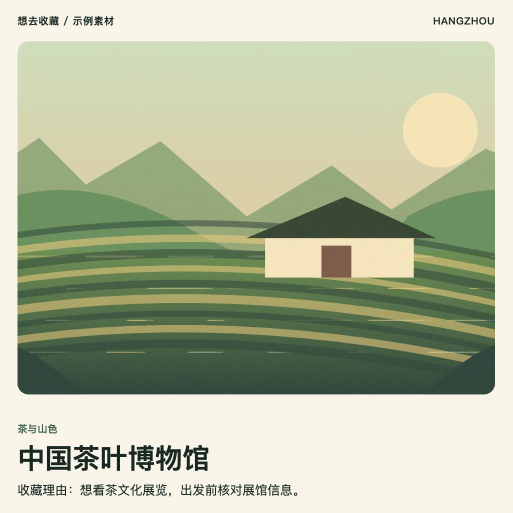
#> input picture examples/hangzhou/tea-museum.webp, 1025 x 1025 px (shown at 1/2 size)
$ python prepare_display_image.py ../../examples/hangzhou/tea-museum.webp out.png
#> lines starting #> are read from the running program, lines starting #| are printed output that depends on the picture
#!/usr/bin/env python3
"""Create a photo-first 4:3 display crop from a customer screenshot.

The original screenshot remains untouched. Candidate windows are scored for
photographic texture and colour diversity so social captions and text slides do
not become a place card's main image.
"""

from __future__ import annotations

import argparse
import csv
import json
import math
import os
import re
import shutil
import stat
import subprocess
import sys
import tempfile
import time
from pathlib import Path


DEFAULT_ASPECT = 4 / 3
DEFAULT_MIN_PHOTO_SCORE = 0.45
ROLLBACK_STALE_SECONDS = 60 * 60
ROLLBACK_REMOVE_ATTEMPTS = 3


# [15 lines left out: function windows_current_user_sid, not called in this run]


def apply_and_verify_windows_private_acl(path: Path, sid: str, directory: bool = False) -> bool:
    from windows_acl import apply_private_acl
    return apply_private_acl(path, sid, directory)


def restrict_path_to_current_user(path: Path, directory: bool = False) -> None:
    if sys.platform.startswith("win"):
        sid = windows_current_user_sid()
        try:
            if not apply_and_verify_windows_private_acl(path, sid, directory):
                raise PermissionError("PRIVATE_PERMISSION_ENFORCEMENT_FAILED")
        except subprocess.SubprocessError as error:
            raise PermissionError("PRIVATE_PERMISSION_ENFORCEMENT_FAILED") from error
        return
    expected = 0o700 if directory else 0o600
    try:
        path.chmod(expected)
        actual = stat.S_IMODE(path.stat().st_mode)
    except OSError as error:
        raise PermissionError("PRIVATE_PERMISSION_ENFORCEMENT_FAILED") from error
    if actual != expected:
        raise PermissionError("PRIVATE_PERMISSION_ENFORCEMENT_FAILED")


def fsync_directory(path: Path) -> None:
    try:
        descriptor = os.open(str(path), os.O_RDONLY)
    except OSError:
        return
    try:
        os.fsync(descriptor)
    except OSError:
        pass
    finally:
        os.close(descriptor)


# [32 lines left out: function secure_remove_rollback, not called in this run]


def cleanup_stale_rollbacks(parent: Path, target_name: str) -> None:
    """Clean private, target-specific rollback files old enough not to be active."""
    prefix = f".{target_name}."
    now = time.time()
    for candidate in parent.iterdir():
        if not candidate.name.startswith(prefix) or not candidate.name.endswith(".rollback"):
            continue
        if candidate.is_symlink():
            secure_remove_rollback(candidate)
            continue
        restrict_path_to_current_user(candidate)
        try:
            age = now - candidate.stat().st_mtime
        except OSError as error:
            raise PermissionError("PRIVATE_ROLLBACK_CLEANUP_FAILED") from error
        if age >= ROLLBACK_STALE_SECONDS:
            secure_remove_rollback(candidate)


# [5 lines left out: function cli_locale, not called in this run]


class LocalizedArgumentParser(argparse.ArgumentParser):
    # [20 lines left out: functions error, parse_aspect, not called in this run]


def evenly_spaced(limit: int, count: int = 9) -> list[int]:
    if limit <= 0:
        return [0]
    return sorted({round(limit * index / (count - 1)) for index in range(count)})


def candidate_boxes(width: int, height: int, aspect: float) -> list[tuple[int, int, int, int]]:
    max_width = min(width, round(height * aspect))
    boxes: set[tuple[int, int, int, int]] = set()
    for scale in (1.0, 0.84, 0.68, 0.55):
        crop_width = max(64, min(width, round(max_width * scale)))
        crop_height = max(48, min(height, round(crop_width / aspect)))
        crop_width = max(1, min(width, round(crop_height * aspect)))
        for left in evenly_spaced(width - crop_width, 7):
            for top in evenly_spaced(height - crop_height, 11):
                boxes.add((left, top, left + crop_width, top + crop_height))
    return sorted(boxes)


def photographic_score(image) -> float:
    from PIL import ImageFilter, ImageStat

    sample = image.convert("RGB")
    sample.thumbnail((128, 96))
    pixel_count = max(1, sample.width * sample.height)

    quantized = sample.quantize(colors=24)
    palette_counts = [
        count for count, _colour in (quantized.getcolors(pixel_count) or [])
    ]
    dominant_share = max(palette_counts, default=pixel_count) / pixel_count
    top_four_share = sum(sorted(palette_counts, reverse=True)[:4]) / pixel_count
    diversity = min(1.0, max(0.0, (1.0 - dominant_share) / 0.70))

    gray = sample.convert("L")
    entropy = min(1.0, gray.entropy() / 7.5)
    contrast = min(1.0, ImageStat.Stat(gray).stddev[0] / 64.0)
    saturation_channel = sample.convert("HSV").getchannel("S")
    saturation = min(1.0, ImageStat.Stat(saturation_channel).mean[0] / 96.0)
    edge_image = gray.filter(ImageFilter.FIND_EDGES)
    edge_strength = min(1.0, ImageStat.Stat(edge_image).mean[0] / 48.0)
    rgb_reader = getattr(sample, "get_flattened_data", sample.getdata)
    rgb_pixels = list(rgb_reader())
    neutral_share = sum(max(pixel) - min(pixel) < 12 for pixel in rgb_pixels) / pixel_count
    black_or_white_share = sum(
        max(pixel) < 45 or min(pixel) > 225 for pixel in rgb_pixels
    ) / pixel_count
    edge_reader = getattr(edge_image, "get_flattened_data", edge_image.getdata)
    edge_pixels = list(edge_reader())
    row_means = [
        sum(edge_pixels[offset:offset + sample.width]) / sample.width
        for offset in range(0, len(edge_pixels), sample.width)
    ]
    row_mean = sum(row_means) / max(1, len(row_means))
    row_variance = sum((value - row_mean) ** 2 for value in row_means) / max(1, len(row_means))
    row_edge_cv = math.sqrt(row_variance) / max(1.0, row_mean)

    score = (
        0.30 * diversity
        + 0.20 * entropy
        + 0.18 * contrast
        + 0.20 * saturation
        + 0.12 * edge_strength
    )
    if dominant_share > 0.55:
        score -= (dominant_share - 0.55) * 0.90
    if saturation < 0.04 and dominant_share > 0.45:
        score -= 0.10
    if top_four_share > 0.48:
        score -= min(0.55, (top_four_share - 0.48) / 0.52 * 0.55)
    if neutral_share > 0.58:
        neutral_penalty = (neutral_share - 0.58) / 0.42
        score -= min(0.72, neutral_penalty * min(1.0, black_or_white_share / 0.45) * 0.72)
    if row_edge_cv > 0.65:
        score -= min(0.30, (row_edge_cv - 0.65) * 0.65)
    return max(0.0, min(1.0, score))


def best_crop(source, aspect: float) -> tuple[tuple[int, int, int, int], float]:
    width, height = source.size
    best_box = (0, 0, width, height)
    best_score = -1.0
    for box in candidate_boxes(width, height, aspect):
        score = photographic_score(source.crop(box))
        # A small upper-screen preference breaks near-ties without hard-coding
        # a platform-specific y offset. Users may have scrolled before capture.
        centre_x = (box[0] + box[2]) / 2 / width
        centre_y = (box[1] + box[3]) / 2 / height
        score += max(0.0, 0.05 * (1.0 - abs(centre_x - 0.5) * 2.0))
        score += max(0.0, 0.02 * (1.0 - centre_y))
        area_ratio = ((box[2] - box[0]) * (box[3] - box[1])) / (width * height)
        score += 0.04 * math.sqrt(area_ratio)
        if score > best_score:
            best_box = box
            best_score = score
    return best_box, max(0.0, min(1.0, best_score))


def prepare_display_image(
    input_path: str,
    output_path: str,
    aspect: float = DEFAULT_ASPECT,
    min_photo_score: float = DEFAULT_MIN_PHOTO_SCORE,
) -> dict[str, object]:
#> called with input_path = '../../examples/hangzhou/tea-museum.webp', output_path = 'out.png', aspect = 1.33, min_photo_score = 0.45
    try:
        from PIL import Image
    except ImportError as exc:
        raise RuntimeError("PILLOW_REQUIRED") from exc

    with Image.open(input_path) as opened:
#> opened is the input picture: PIL image 1025x1025 RGB; mean R, G, B 180.8, 187.4, 159.3
        source = opened.convert("RGB")
    width, height = source.size
#> width = 1025; height = 1025
    box, score = best_crop(source, aspect)
#> the loop in best_crop, `for box in candidate_boxes(width, height, aspect):` made 242 passes
#> (dominant_share in photographic_score, top_four_share in photographic_score, entropy in photographic_score, contrast in photographic_score, saturation in photographic_score, edge_strength in photographic_score, neutral_share in photographic_score, black_or_white_share in photographic_score) on passes 1, 2, 3, 4, 5, 8: (0.183, 0.423, 0.533, 0.481, 0.443, 0.283, 0.0118, 0.219), (0.156, 0.365, 0.649, 0.692, 0.51, 0.372, 0.00814, 0.185), (0.13, 0.353, 0.752, 0.807, 0.579, 0.482, 0.00545, 0.151), (0.124, 0.334, 0.815, 0.931, 0.602, 0.545, 0.0061, 0.151), (0.0839, 0.291, 0.844, 0.937, 0.614, 0.579, 0.00627, 0.122), (0.0877, 0.319, 0.839, 0.944, 0.614, 0.644, 0.00057, 0.131)
#> (dominant_share in photographic_score, top_four_share in photographic_score, entropy in photographic_score, contrast in photographic_score, saturation in photographic_score, edge_strength in photographic_score, neutral_share in photographic_score, black_or_white_share in photographic_score) on passes 6, 7, 9, 10, 11, 12: (0.0919, 0.295, 0.789, 0.818, 0.618, 0.522, 0.00342, 0.0949), (0.106, 0.324, 0.718, 0.721, 0.579, 0.4, 8.14e-05, 0.105), (0.0894, 0.346, 0.602, 0.574, 0.53, 0.295, 0, 0.106), (0.0876, 0.282, 0.817, 0.84, 0.65, 0.513, 0, 0.0492), (0.0962, 0.309, 0.826, 0.945, 0.614, 0.594, 0.000488, 0.132), (0.0988, 0.279, 0.743, 0.735, 0.642, 0.442, 0, 0.0469)
#> pass 1, in photographic_score, `sample = image.convert("RGB")`:
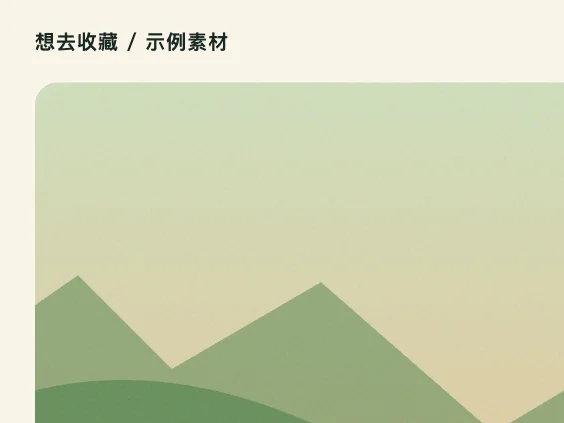
#> sample: PIL image 564x423 RGB; mean R, G, B 207, 212, 179.8
#> pass 1, in photographic_score, `gray = sample.convert("L")`:
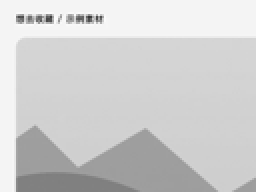
#> gray: PIL image 128x96 L (shown 2 times larger); min 55, max 251, mean 206.8
#> pass 1, in photographic_score, `saturation_channel = sample.convert("HSV").getchannel("S")`:
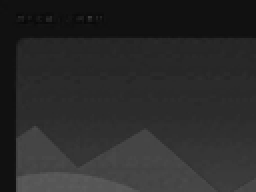
#> saturation_channel: PIL image 128x96 L (shown 2 times larger); min 8, max 92, mean 42.5
    cropped = source.crop(box)
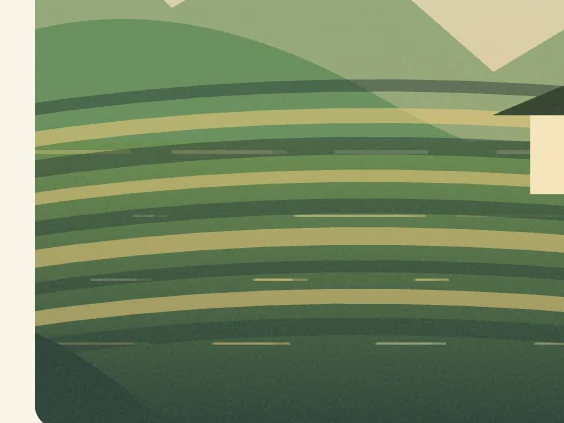
#> cropped: PIL image 564x423 RGB; mean R, G, B 115.4, 134.1, 97.2
    target = Path(output_path)
    target.parent.mkdir(parents=True, exist_ok=True, mode=0o700)
    restrict_path_to_current_user(target.parent, directory=True)
    cleanup_stale_rollbacks(target.parent, target.name)
    descriptor, temporary_name = tempfile.mkstemp(
        prefix=f".{target.name}.", suffix=".tmp", dir=str(target.parent)
    )
    temporary = Path(temporary_name)
    replaced = False
    backup = target.parent / f".{target.name}.{os.urandom(12).hex()}.rollback"
    backup_moved = False
    committed = False
    try:
        with os.fdopen(descriptor, "wb") as handle:
            cropped.save(handle, "JPEG", quality=90, optimize=True)
            handle.flush()
            os.fsync(handle.fileno())
        restrict_path_to_current_user(temporary)
        if target.exists():
            os.replace(target, backup)
            backup_moved = True
            restrict_path_to_current_user(backup)
        os.replace(temporary, target)
        replaced = True
        restrict_path_to_current_user(target)
        fsync_directory(target.parent)
        committed = True
        if backup_moved and backup.exists():
            secure_remove_rollback(backup)
            backup_moved = False
        fsync_directory(target.parent)
    except Exception:
        temporary.unlink(missing_ok=True)
        if not committed:
            if replaced:
                target.unlink(missing_ok=True)
            if backup_moved and backup.exists():
                os.replace(backup, target)
                backup_moved = False
        fsync_directory(target.parent)
        raise
    photo_rich = score >= min_photo_score
    return {
        "output": str(target),
        "sourceSize": {"width": width, "height": height},
        "cropBox": {
            "x": box[0],
            "y": box[1],
            "width": box[2] - box[0],
            "height": box[3] - box[1],
        },
        "targetAspect": round(aspect, 6),
        "photoScore": round(score, 4),
        "photoRich": photo_rich,
        "strategy": "photo-rich-window" if photo_rich else "text-dominant-fallback",
    }


def main() -> int:
    parser = LocalizedArgumentParser()
    parser.add_argument("input")
    parser.add_argument("output")
    parser.add_argument("--target-aspect", type=parse_aspect, default=DEFAULT_ASPECT)
    parser.add_argument("--min-photo-score", type=float, default=DEFAULT_MIN_PHOTO_SCORE)
    parser.add_argument("--json", action="store_true")
    parser.add_argument("--locale", choices=("zh-CN", "en-US", "en"), default="zh-CN")
    args = parser.parse_args()
    try:
        metadata = prepare_display_image(
            args.input,
            args.output,
            aspect=args.target_aspect,
            min_photo_score=max(0.0, min(1.0, args.min_photo_score)),
        )
    except (OSError, RuntimeError, ValueError) as error:
        locale = "en-US" if args.locale.startswith("en") else "zh-CN"
        code = "PILLOW_REQUIRED" if str(error) == "PILLOW_REQUIRED" else "IMAGE_PREPARATION_FAILED"
        messages = {
            "zh-CN": {
                "PILLOW_REQUIRED": "缺少 Pillow，无法生成确定性的展示裁切图。",
                "IMAGE_PREPARATION_FAILED": "图片读取或裁切失败，请检查文件格式、路径和权限。",
            },
            "en-US": {
                "PILLOW_REQUIRED": "Pillow is required to create a deterministic display crop.",
                "IMAGE_PREPARATION_FAILED": "The image could not be read or cropped. Check its format, path and permissions.",
            },
        }
        print(json.dumps({"code": code, "message": messages[locale][code]}, ensure_ascii=False), file=sys.stderr)
        return 1
    print(json.dumps(metadata, ensure_ascii=False) if args.json else metadata["output"])
#| out.png
    return 0


if __name__ == "__main__":
    raise SystemExit(main())
#> (the program exits here)
